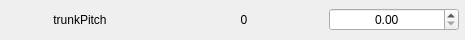
                      <widget class="QFrame" name="frame_57">
                       <property name="minimumSize">
                        <size>
                         <width>465</width>
                         <height>40</height>
                        </size>
                       </property>
                       <property name="maximumSize">
                        <size>
                         <width>465</width>
                         <height>40</height>
                        </size>
                       </property>
                       <property name="frameShape">
                        <enum>QFrame::NoFrame</enum>
                       </property>
                       <property name="frameShadow">
                        <enum>QFrame::Sunken</enum>
                       </property>
                       <layout class="QHBoxLayout" name="horizontalLayout_59">
                        <property name="spacing">
                         <number>5</number>
                        </property>
                        <property name="leftMargin">
                         <number>0</number>
                        </property>
                        <property name="topMargin">
                         <number>0</number>
                        </property>
                        <property name="rightMargin">
                         <number>5</number>
                        </property>
                        <property name="bottomMargin">
                         <number>0</number>
                        </property>
                        <item>
                         <widget class="QLabel" name="label_117">
                          <property name="minimumSize">
                           <size>
                            <width>158</width>
                            <height>0</height>
                           </size>
                          </property>
                          <property name="maximumSize">
                           <size>
                            <width>158</width>
                            <height>16777215</height>
                           </size>
                          </property>
                          <property name="toolTip">
                           <string>Trunk pitch (Y) orientation. &gt;0 bends forward (in radians). &lt;0 bends backward.</string>
                          </property>
                          <property name="text">
                           <string>trunkPitch</string>
                          </property>
                          <property name="alignment">
                           <set>Qt::AlignCenter</set>
                          </property>
                         </widget>
                        </item>
                        <item>
                         <widget class="QLabel" name="label_118">
                          <property name="minimumSize">
                           <size>
                            <width>158</width>
                            <height>0</height>
                           </size>
                          </property>
                          <property name="maximumSize">
                           <size>
                            <width>158</width>
                            <height>16777215</height>
                           </size>
                          </property>
                          <property name="text">
                           <string>0</string>
                          </property>
                          <property name="alignment">
                           <set>Qt::AlignCenter</set>
                          </property>
                         </widget>
                        </item>
                        <item>
                         <widget class="QDoubleSpinBox" name="doubleSpinBox_56">
                          <property name="minimumSize">
                           <size>
                            <width>130</width>
                            <height>0</height>
                           </size>
                          </property>
                          <property name="maximumSize">
                           <size>
                            <width>130</width>
                            <height>16777215</height>
                           </size>
                          </property>
                          <property name="styleSheet">
                           <string notr="true"/>
                          </property>
                          <property name="alignment">
                           <set>Qt::AlignCenter</set>
                          </property>
                         </widget>
                        </item>
                       </layout>
                      </widget>
